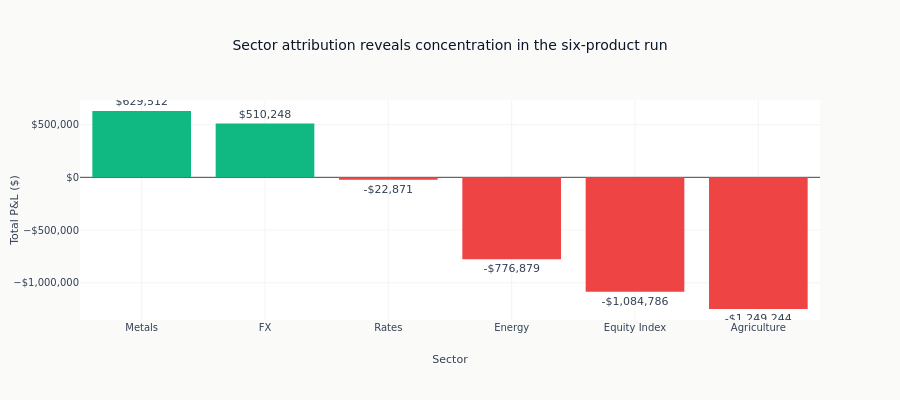

The code cell stored with this chart in its notebook:
### Code cell
# Visualize sector P&L
fig = go.Figure()
fig.add_trace(
    go.Bar(
        x=sector_pnl["sector"].to_list(),
        y=sector_pnl["total_pnl"].to_list(),
        marker_color=[
            COLORS["positive"] if pnl > 0 else COLORS["negative"]
            for pnl in sector_pnl["total_pnl"].to_list()
        ],
        text=[format_usd(p) for p in sector_pnl["total_pnl"].to_list()],
        textposition="outside",
    )
)
fig.update_layout(
    title="Sector attribution reveals concentration in the six-product run",
    xaxis_title="Sector",
    yaxis_title="Total P&L ($)",
    yaxis_tickformat="$,.0f",
    height=400,
)
fig.show()

### Figure 1 — Plotly figure (JSON) as saved in the notebook; plotly's stock layout.template omitted (floating-point values rounded to 4 significant figures)
{"data": [{"marker": {"color": ["#10b981", "#10b981", "#ef4444", "#ef4444", "#ef4444", "#ef4444"]}, "text": ["$629,512", "$510,248", "-$22,871", "-$776,879", "-$1,084,786", "-$1,249,244"], "textposition": "outside", "type": "bar", "x": ["Metals", "FX", "Rates", "Energy", "Equity Index", "Agriculture"], "y": [629500.0, 510200.0, -22870.0, -776900.0, -1085000.0, -1249000.0]}], "layout": {"height": 400, "title": {"text": "Sector attribution reveals concentration in the six-product run"}, "xaxis": {"title": {"text": "Sector"}}, "yaxis": {"tickformat": "$,.0f", "title": {"text": "Total P&L ($)"}}}}
